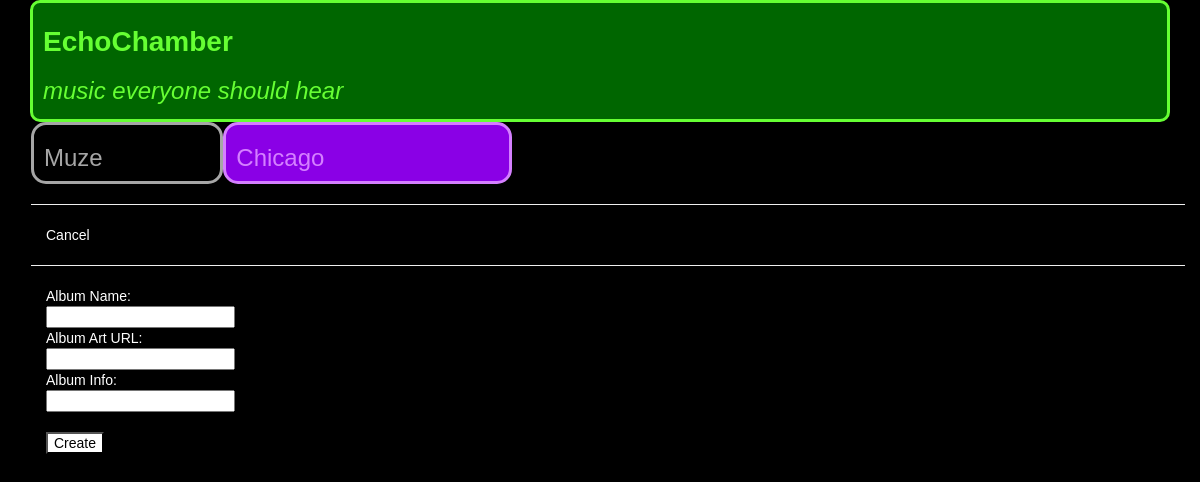
The page /artists/1/albums/new/ on the database as committed earlier.
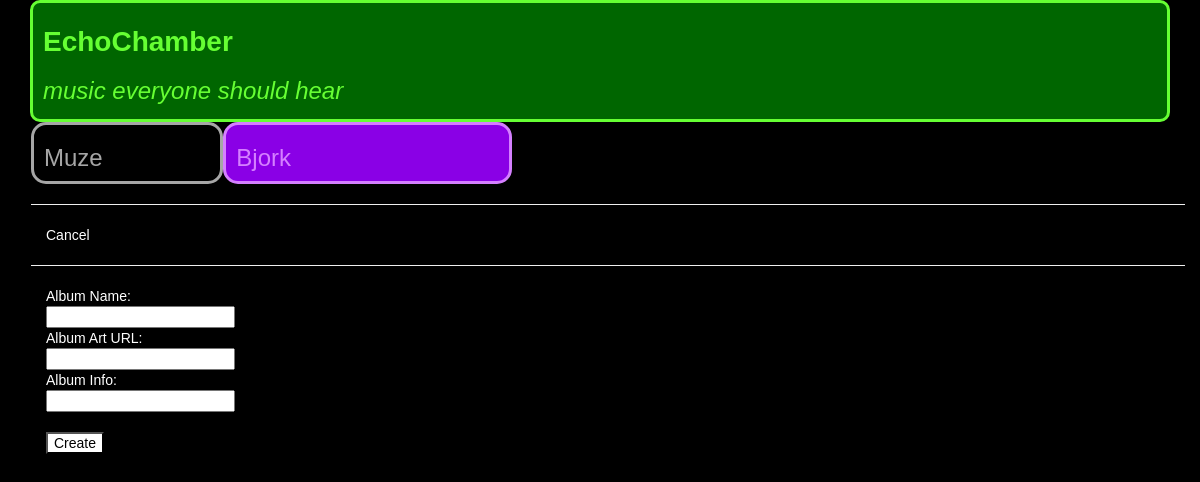
The same page on the database as committed later.
### database_setup.py (models this page shows, shortened)
class Artist(Base):
	__tablename__ = 'artist'
	name = Column(String, nullable=False)
	id = Column(Integer, primary_key=True)
	bio = Column(String)
	picUrl = Column(String)
	user_id = Column(Integer, ForeignKey("user.id"))
	user = relationship(User)

### muze.py (the view)
@app.route('/artists/<int:artist_id>/albums/new/', methods=['GET', 'POST'])
def newAlbum(artist_id):
	login = True
	if login:
		artist = session.query(Artist).filter_by(id=artist_id).one()
		albums = session.query(Album).filter_by(id=artist_id).all()
		print artist_id
		if request.method == 'POST':
			nAlbum = Album(title=request.form['title'], description=request.form['info'], albumArtUrl=request.form['picture'], artist_id=artist.id, user_id=1)
			session.add(nAlbum)
			session.commit()
			flash("Album " + nAlbum.title + " has been added to " + artist.name)
			return redirect(url_for('showAlbums', artist_id=artist_id))
		return render_template('newAlbum.html', albums=albums, artist=artist)
	return render_template('unauthorized.html')

### templates/newAlbum.html
{% extends 'layout.html' %}
{% block content %}
	<div class="row">
		<div class="col-md-2 muze-bar">
			<h3>Muze</h3>
		</div>
		<div class="col-md-3 artist-bar">
			<h3>{{artist.name}}</h3>
		</div>
	</div>
	<div class="row title-links">
		<hr>
		<div class="col-md-2">
			<a href="#">Cancel</a>
		</div>
	</div>
<div class="row">
	<hr>
	<div class="col-md-6">
		<form action="{{url_for('newAlbum', artist_id=artist.id)}}" method='POST'>
			Album Name:
			<br>
			<input type="text" name="title">
			<br>
			Album Art URL:
			<br>
			<input type="text" name="picture">
			<br>
			Album Info:
			<br>
			<input type="text" name="info">
			<br>
			<br>
			<input class="submit" type="submit" value="Create">
		</form>
	</div>
</div>
{% endblock %}

### templates/layout.html (shortened to what this page needs)
<!DOCTYPE html>
<html lang="en">
	<head>
		<link rel="stylesheet" href="//netdna.bootstrapcdn.com/bootstrap/3.1.1/css/bootstrap.min.css">
		<link rel="stylesheet" href="{{url_for('static', filename='normalize.css')}}">
		<link rel="stylesheet" href="{{url_for('static', filename='styles.css')}}">
	</head>
	<body>
		<div class="container">
			{% block header %}
				<div class="header row">
					<div class="title-bar col-md-4">
						<h1 class="title-text">EchoChamber</h1>
						<h3 class="sub-title-text">music everyone should hear</h1>
					</div>
					<div class="flash col-md-4">
					</div>
				</div>
			{% endblock %}
			{% block content %}
			{% endblock %}
		</div>
	</body>
</html>

### static/styles.css (style rules this page uses)
body { background-color: #000; font-family: arial, helvetica, sans-serif; color: #fff; }
input { color: #000; }
a { color: #fff; }
.submit { background-color: #fff; color: #000; }
.row { margin-left: 1px; }
.header { padding: 5px 10px; margin: 0; background-color: #006600; border: 3px solid #66ff33; border-radius: 10px; color: #66ff33; }
.title-bar { padding: 0; margin: 0; }
.title-text { background-color: #006600; font-weight: bold; }
.sub-title-text { background-color: #006600; font-style: italic; }
.muze-bar { padding: 0 0 0 10px; background-color: #000; border: 3px solid #a6a6a6; border-radius: 15px; color: #a6a6a6; font-weight: bold; }
.artist-bar { padding: 0 0 0 10px; background-color: #8a00e6; border: 3px solid #d580ff; border-radius: 15px; color: #d580ff; font-weight: bold; }

Rows that differ between the two databases and show on the page:
changed Artist: name "Chicago" → "Bjork"
